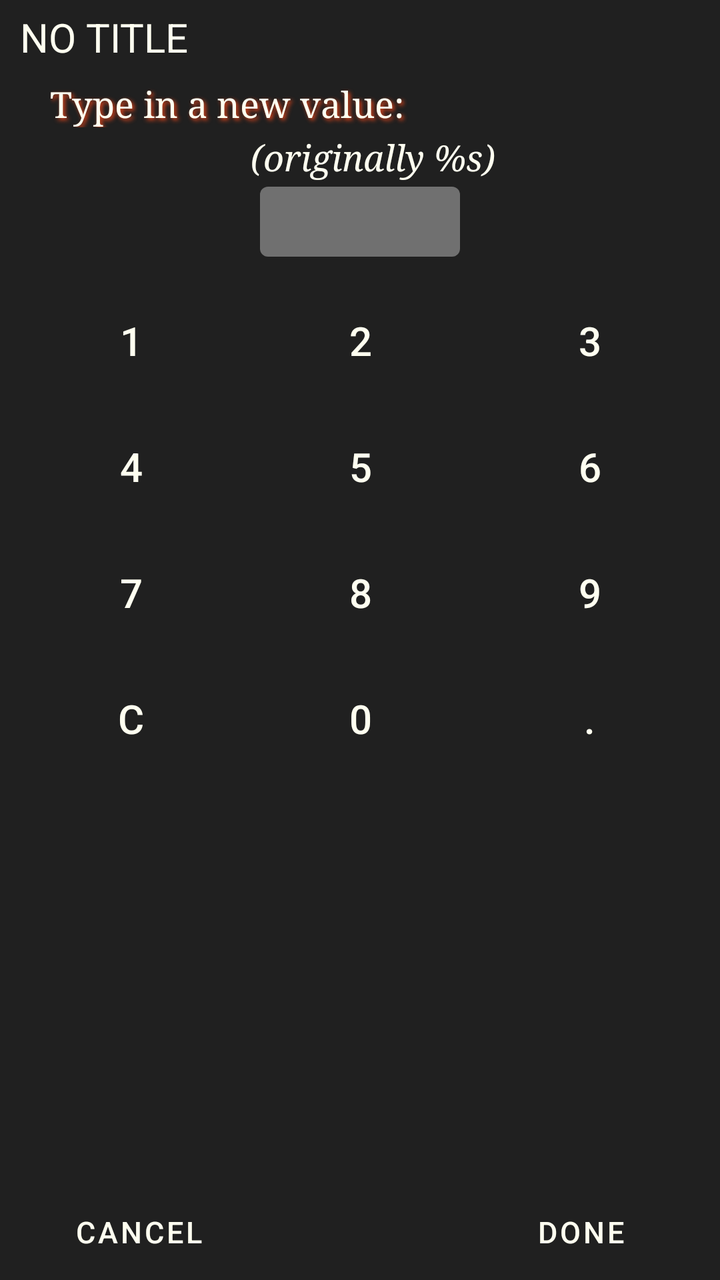
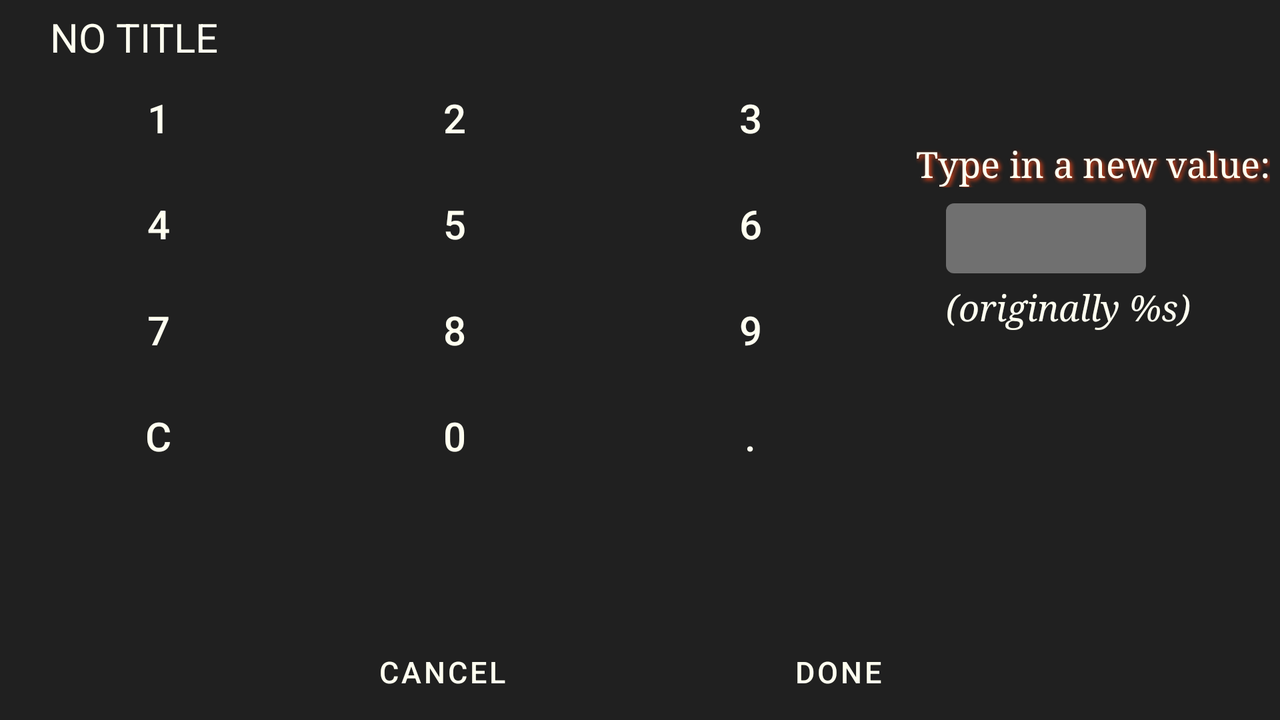

An Android layout and its configuration variant, each rendered on a device that would load it. The default file and the variant file are quoted in full after the pictures.
<!-- AndroidManifest.xml: fallback theme Theme.MaterialComponents.DayNight.NoActionBar -->
<!-- res/layout/enter_a_number.xml -->
<?xml version="1.0" encoding="utf-8"?>
<LinearLayout xmlns:android="http://schemas.android.com/apk/res/android"
	android:layout_width="fill_parent"
	android:layout_height="fill_parent"
	android:orientation="vertical"
	android:background="@color/gray_darkest"
	>

	<RelativeLayout
		android:layout_width="fill_parent"
		android:layout_height="wrap_content" >

		<TextView
			android:id="@+id/enter_a_number_title_tv"
			android:layout_width="wrap_content"
			android:layout_height="wrap_content"
			android:layout_alignParentLeft="true"
			android:layout_alignParentTop="true"
			android:layout_gravity="center_vertical"
			android:layout_marginBottom="3dp"
			android:layout_marginLeft="10dp"
			android:layout_marginRight="3dp"
			android:layout_marginTop="5dp"
			android:text="@string/enter_a_number_default_title"
			style="@style/white_text_large"
			/>

		<ImageView
			android:id="@+id/enter_a_number_logo"
			android:layout_width="wrap_content"
			android:layout_height="wrap_content"
			android:layout_alignParentRight="true"
			android:layout_marginRight="8dp"
			android:layout_marginTop="6dp"
			android:src="@drawable/hpglogo_small" />
	</RelativeLayout>

	<RelativeLayout
		android:layout_width="fill_parent"
		android:layout_height="fill_parent" >

		
		
		

		<Button
			android:id="@+id/enter_a_number_help_butt"
			android:layout_width="wrap_content"
			android:layout_height="wrap_content"
			android:layout_alignParentBottom="true"
			android:layout_centerHorizontal="true"
			android:layout_marginLeft="5dp"
			android:layout_marginRight="5dp"
			android:paddingLeft="15dp"
			android:paddingRight="15dp"
			android:visibility="invisible"
			android:enabled="false"
			android:text="@string/question_mark" />

		<Button
			android:id="@+id/enter_a_number_ok_butt"
			android:layout_width="wrap_content"
			android:layout_height="wrap_content"
			android:layout_alignParentBottom="true"
			android:layout_alignParentRight="true"
			android:layout_marginRight="8dp"
			android:layout_toRightOf="@id/enter_a_number_help_butt"
			android:background="@drawable/button_shiny_black"
			android:textColor="@color/ivory"
			android:textSize="@dimen/font_size_button_default"
			android:enabled="false"
			android:text="@string/done" />

		<Button
			android:id="@+id/enter_a_number_cancel_butt"
			android:layout_width="wrap_content"
			android:layout_height="wrap_content"
			android:layout_alignParentBottom="true"
			android:layout_alignParentLeft="true"
			android:layout_marginLeft="8dp"
			android:layout_toLeftOf="@id/enter_a_number_help_butt"
			android:background="@drawable/button_shiny_black"
			android:textColor="@color/ivory"
			android:textSize="@dimen/font_size_button_default"
			android:text="@string/cancel" />

		<TextView
			android:id="@+id/enter_a_number_instruction_tv"
			style="@style/white_alt_medium"
			android:layout_width="fill_parent"
			android:layout_height="wrap_content"
			android:layout_alignParentLeft="true"
			android:layout_marginLeft="25dp"
			android:layout_marginRight="12dp"
			android:layout_marginTop="5dp"
			android:shadowColor="@color/hpg_orange"
			android:shadowDx="3"
			android:shadowDy="3"
			android:shadowRadius="5"
			android:text="@string/enter_a_number_instruction"
			android:textStyle="normal" />

		<TextView
			android:id="@+id/enter_a_number_value_tv"
			style="@style/white_alt_medium"
			android:layout_width="fill_parent"
			android:layout_height="wrap_content"
			android:layout_alignParentLeft="true"
			android:layout_below="@id/enter_a_number_instruction_tv"
			android:layout_marginLeft="25dp"
			android:layout_marginRight="12dp"
			android:layout_marginTop="3dp"
			android:gravity="center_horizontal"
			android:text="@string/enter_a_number_old_value"
			android:textStyle="normal|italic" />

		<TextView
			android:id="@+id/enter_a_number_display_tv"
			style="@style/white_text_large"
			android:layout_width="100sp"
			android:layout_height="wrap_content"
			android:layout_below="@+id/enter_a_number_value_tv"
			android:layout_centerHorizontal="true"
			android:layout_marginTop="3dp"
			android:background="@drawable/rounded_edges_medium"
			android:paddingBottom="4dp"
			android:paddingLeft="6dp"
			android:paddingRight="6dp"
			android:paddingTop="4dp"
			android:text="" />

		
		
		

		<TableLayout
			android:id="@+id/tableLayout1"
			android:layout_width="wrap_content"
			android:layout_height="wrap_content"
			android:layout_above="@+id/enter_a_number_ok_butt"
			android:layout_below="@+id/enter_a_number_display_tv"
			android:layout_centerHorizontal="true"
			android:layout_margin="8dp"
			android:stretchColumns="*" >

			<TableRow
				android:id="@+id/tableRow1"
				android:layout_width="wrap_content"
				android:layout_height="wrap_content"
				android:layout_marginTop="5dp" >

				<Button
					android:id="@+id/enter_a_number_button1"
					android:layout_width="wrap_content"
					android:layout_height="wrap_content"
					android:layout_margin="5dp"
					android:text="1"
					android:background="@drawable/button_shiny_black"
					android:textSize="@dimen/font_size_large_default"
					style="@style/white_text_large"
					/>

				<Button
					android:id="@+id/enter_a_number_button2"
					android:layout_width="wrap_content"
					android:layout_height="wrap_content"
					android:layout_margin="5dp"
					android:text="2"
					android:background="@drawable/button_shiny_black"
					android:textSize="@dimen/font_size_large_default"
					style="@style/white_text_large"
					/>

				<Button
					android:id="@+id/enter_a_number_button3"
					android:layout_width="wrap_content"
					android:layout_height="wrap_content"
					android:layout_margin="5dp"
					android:text="3"
					android:background="@drawable/button_shiny_black"
					android:textSize="@dimen/font_size_large_default"
					style="@style/white_text_large"
					/>
			</TableRow>

			<TableRow
				android:id="@+id/tableRow2"
				android:layout_width="wrap_content"
				android:layout_height="wrap_content"
				android:layout_marginTop="5dp" >

				<Button
					android:id="@+id/enter_a_number_button4"
					android:layout_width="wrap_content"
					android:layout_height="wrap_content"
					android:layout_margin="5dp"
					android:text="4"
					android:background="@drawable/button_shiny_black"
					android:textSize="@dimen/font_size_large_default"
					style="@style/white_text_large"
					/>

				<Button
					android:id="@+id/enter_a_number_button5"
					android:layout_width="wrap_content"
					android:layout_height="wrap_content"
					android:layout_margin="5dp"
					android:text="5"
					android:background="@drawable/button_shiny_black"
					android:textSize="@dimen/font_size_large_default"
					style="@style/white_text_large"
					/>

				<Button
					android:id="@+id/enter_a_number_button6"
					android:layout_width="wrap_content"
					android:layout_height="wrap_content"
					android:layout_margin="5dp"
					android:text="6"
					android:background="@drawable/button_shiny_black"
					android:textSize="@dimen/font_size_large_default"
					style="@style/white_text_large"
					/>
			</TableRow>

			<TableRow
				android:id="@+id/tableRow3"
				android:layout_width="wrap_content"
				android:layout_height="wrap_content"
				android:layout_marginTop="5dp" >

				<Button
					android:id="@+id/enter_a_number_button7"
					android:layout_width="wrap_content"
					android:layout_height="wrap_content"
					android:layout_margin="5dp"
					android:text="7"
					android:background="@drawable/button_shiny_black"
					android:textSize="@dimen/font_size_large_default"
					style="@style/white_text_large"
					/>

				<Button
					android:id="@+id/enter_a_number_button8"
					android:layout_width="wrap_content"
					android:layout_height="wrap_content"
					android:layout_margin="5dp"
					android:text="8"
					android:background="@drawable/button_shiny_black"
					android:textSize="@dimen/font_size_large_default"
					style="@style/white_text_large"
					/>

				<Button
					android:id="@+id/enter_a_number_button9"
					android:layout_width="wrap_content"
					android:layout_height="wrap_content"
					android:layout_margin="5dp"
					android:text="9"
					android:background="@drawable/button_shiny_black"
					android:textSize="@dimen/font_size_large_default"
					style="@style/white_text_large"
					/>
			</TableRow>

			<TableRow
				android:id="@+id/tableRow4"
				android:layout_width="wrap_content"
				android:layout_height="wrap_content"
				android:layout_marginTop="5dp" >

				<Button
					android:id="@+id/enter_a_number_button_clear"
					android:layout_width="wrap_content"
					android:layout_height="wrap_content"
					android:layout_margin="5dp"
					android:text="@string/clear_short"
					android:background="@drawable/button_shiny_black"
					android:textSize="@dimen/font_size_large_default"
					style="@style/white_text_large"
					/>

				<Button
					android:id="@+id/enter_a_number_button0"
					android:layout_width="wrap_content"
					android:layout_height="wrap_content"
					android:layout_margin="5dp"
					android:text="0"
					android:background="@drawable/button_shiny_black"
					android:textSize="@dimen/font_size_large_default"
					style="@style/white_text_large"
					/>

				<Button
					android:id="@+id/enter_a_number_button_dot"
					android:layout_width="wrap_content"
					android:layout_height="wrap_content"
					android:layout_margin="5dp"
					android:text="@string/decimal_point"
					android:background="@drawable/button_shiny_black"
					android:textSize="@dimen/font_size_large_default"
					style="@style/white_text_large"
					/>
			</TableRow>
		</TableLayout>

	</RelativeLayout>

</LinearLayout>
<!-- resources referenced by this layout -->
<resources>
  <color name="gray_darkest">#202020</color>
  <color name="hpg_orange">#EB461A</color>
  <color name="ivory">#fffff0</color>
  <dimen name="font_size_button_default">15sp</dimen>
  <dimen name="font_size_large_default">20sp</dimen>
  <!-- drawable button_shiny_black (drawable) -->
  <?xml version="1.0" encoding="utf-8"?>
  <selector xmlns:android="http://schemas.android.com/apk/res/android" >
  	<item
  	    android:state_focused="true"
  	    android:state_pressed="false" 
  	    android:drawable="@drawable/button_shiny_black_no_logo_focused"
          />
      	<item
  	    android:state_pressed="true" 
  	    android:drawable="@drawable/button_shiny_black_no_logo_pressed"
          />
  	<item 
          android:state_enabled="false" 
  	    android:drawable="@drawable/button_shiny_black_no_logo_disabled"
          />
  	<item 
  	    android:drawable="@drawable/button_shiny_black_no_logo_normal"
  	/>
  </selector>
  <!-- drawable rounded_edges_medium (drawable) -->
  <?xml version="1.0" encoding="utf-8"?>
  <shape xmlns:android="http://schemas.android.com/apk/res/android" >
  
  	<solid android:color="@color/gray_medium" />
  
  	<corners
  		android:radius="4dp"
  		/>
  
  	<padding
  		android:bottom="0dp"
  		android:left="0dp"
  		android:right="0dp"
  		android:top="0dp" />
  
  
  </shape>
  <string name="cancel">cancel</string>
  <string name="clear_short">C</string>
  <string name="decimal_point">.</string>
  <string name="done">done</string>
  <string name="enter_a_number_default_title">NO TITLE</string>
  <string name="enter_a_number_instruction">Type in a new value\u003a</string>
  <string name="enter_a_number_old_value">(originally %s)</string>
  <string name="question_mark">i</string>
  <style name="white_alt_medium" parent="@android:style/TextAppearance">
  		<item name="android:textColor">@color/ivory</item>
  		<item name="android:textSize">18sp</item>
  		<item name="android:typeface">serif</item>
  	</style>
  <style name="white_text_large" parent="@android:style/TextAppearance">
  		<item name="android:textColor">@color/ivory</item>
  		<item name="android:textSize">20sp</item>
  	</style>
  <!-- drawable button_shiny_black_no_logo_focused: png bitmap (drawable, 3703 bytes) -->
  <!-- drawable button_shiny_black_no_logo_pressed: png bitmap (drawable, 3389 bytes) -->
  <color name="gray_medium">#707070</color>
</resources>
<!-- res/layout-land/enter_a_number.xml (the repository's variant of the layout above) -->
<!-- drawn on the phone turned sideways -->
<?xml version="1.0" encoding="utf-8"?>
<LinearLayout xmlns:android="http://schemas.android.com/apk/res/android"
	android:layout_width="fill_parent"
	android:layout_height="fill_parent"
	android:orientation="vertical"
	android:background="@color/gray_darkest"
	>

	<RelativeLayout
		android:layout_width="fill_parent"
		android:layout_height="wrap_content" >

		<TextView
			android:id="@+id/enter_a_number_title_tv"
			style="@style/white_text_large"
			android:layout_width="wrap_content"
			android:layout_height="wrap_content"
			android:layout_alignParentLeft="true"
			android:layout_alignParentTop="true"
			android:layout_gravity="center_vertical"
			android:layout_marginBottom="3dp"
			android:layout_marginLeft="25dp"
			android:layout_marginRight="3dp"
			android:layout_marginTop="5dp"
			android:text="@string/enter_a_number_default_title" />

		<ImageView
			android:id="@+id/enter_a_number_logo"
			android:layout_width="wrap_content"
			android:layout_height="wrap_content"
			android:layout_alignParentRight="true"
			android:layout_marginRight="8dp"
			android:layout_marginTop="6dp"
			android:src="@drawable/hpglogo_small" />
	</RelativeLayout>

	<RelativeLayout
		android:layout_width="fill_parent"
		android:layout_height="fill_parent"
		>

		
		
		

		<Button
			android:id="@+id/enter_a_number_help_butt"
			android:layout_width="wrap_content"
			android:layout_height="wrap_content"
			android:layout_alignParentBottom="true"
			android:layout_centerHorizontal="true"
			android:layout_marginLeft="5dp"
			android:layout_marginRight="5dp"
			android:paddingLeft="15dp"
			android:paddingRight="15dp"
			android:visibility="invisible"
			android:enabled="false"
			android:text="@string/question_mark" />

		<Button
			android:id="@+id/enter_a_number_ok_butt"
			android:layout_width="wrap_content"
			android:layout_height="wrap_content"
			android:layout_alignParentBottom="true"
			android:layout_marginRight="8dp"
			android:layout_toRightOf="@id/enter_a_number_help_butt"
			android:background="@drawable/button_shiny_black"
			android:enabled="false"
			android:minWidth="100dp"
			android:text="@string/done"
			android:textColor="@color/ivory"
			android:textSize="@dimen/font_size_button_default" />

		<Button
			android:id="@+id/enter_a_number_cancel_butt"
			android:layout_width="wrap_content"
			android:layout_height="wrap_content"
			android:layout_alignParentBottom="true"
			android:layout_marginLeft="8dp"
			android:layout_toLeftOf="@id/enter_a_number_help_butt"
			android:background="@drawable/button_shiny_black"
			android:minWidth="100dp"
			android:text="@string/cancel"
			android:textColor="@color/ivory"
			android:textSize="@dimen/font_size_button_default" />

		<TextView
			android:id="@+id/enter_a_number_instruction_tv"
			style="@style/white_alt_medium"
			android:layout_width="wrap_content"
			android:layout_height="wrap_content"
			android:layout_alignParentRight="true"
			android:layout_marginLeft="12dp"
			android:layout_marginRight="5dp"
			android:layout_marginTop="35dp"
			android:shadowColor="@color/hpg_orange"
			android:shadowDx="3"
			android:shadowDy="3"
			android:shadowRadius="5"
			android:text="@string/enter_a_number_instruction"
			android:textStyle="normal" />

		<TextView
			android:id="@+id/enter_a_number_display_tv"
			style="@style/white_text_large"
			android:layout_width="100sp"
			android:layout_height="wrap_content"
			android:layout_alignLeft="@id/enter_a_number_instruction_tv"
			android:layout_below="@id/enter_a_number_instruction_tv"
			android:layout_marginBottom="5dp"
			android:layout_marginLeft="15dp"
			android:layout_marginTop="8dp"
			android:background="@drawable/rounded_edges_medium"
			android:paddingBottom="4dp"
			android:paddingLeft="6dp"
			android:paddingRight="6dp"
			android:paddingTop="4dp" />

		<TextView
			android:id="@+id/enter_a_number_value_tv"
			style="@style/white_alt_medium"
			android:layout_width="wrap_content"
			android:layout_height="wrap_content"
			android:layout_below="@id/enter_a_number_display_tv"
			android:layout_alignLeft="@id/enter_a_number_instruction_tv"
			android:layout_marginLeft="15dp"
			android:gravity="center_horizontal"
			android:text="@string/enter_a_number_old_value"
			android:textStyle="normal|italic" />

		
		
		

		<TableLayout
			android:id="@+id/tableLayout1"
			android:layout_width="wrap_content"
			android:layout_height="wrap_content"
			android:layout_alignParentLeft="true"
			android:layout_marginLeft="8dp"
			android:layout_toLeftOf="@id/enter_a_number_instruction_tv"
			android:stretchColumns="*" >

			<TableRow
				android:id="@+id/tableRow1"
				android:layout_width="wrap_content"
				android:layout_height="wrap_content"
				android:layout_marginBottom="5dp" >

				<Button
					android:id="@+id/enter_a_number_button1"
					android:layout_width="wrap_content"
					android:layout_height="wrap_content"
					android:layout_marginRight="6dp"
					android:text="1"
					android:background="@drawable/button_shiny_black"
					android:textSize="@dimen/font_size_large_default"
					style="@style/white_text_large"
					/>

				<Button
					android:id="@+id/enter_a_number_button2"
					android:layout_width="wrap_content"
					android:layout_height="wrap_content"
					android:layout_marginRight="6dp"
					android:text="2"
					android:background="@drawable/button_shiny_black"
					android:textSize="@dimen/font_size_large_default"
					style="@style/white_text_large"
					/>

				<Button
					android:id="@+id/enter_a_number_button3"
					android:layout_width="wrap_content"
					android:layout_height="wrap_content"
					android:text="3"
					android:background="@drawable/button_shiny_black"
					android:textSize="@dimen/font_size_large_default"
					style="@style/white_text_large"
					/>
			</TableRow>

			<TableRow
				android:id="@+id/tableRow2"
				android:layout_width="wrap_content"
				android:layout_height="wrap_content"
				android:layout_marginBottom="5dp" >

				<Button
					android:id="@+id/enter_a_number_button4"
					android:layout_width="wrap_content"
					android:layout_height="wrap_content"
					android:layout_marginRight="6dp"
					android:text="4"
					android:background="@drawable/button_shiny_black"
					android:textSize="@dimen/font_size_large_default"
					style="@style/white_text_large"
					/>

				<Button
					android:id="@+id/enter_a_number_button5"
					android:layout_width="wrap_content"
					android:layout_height="wrap_content"
					android:layout_marginRight="6dp"
					android:text="5"
					android:background="@drawable/button_shiny_black"
					android:textSize="@dimen/font_size_large_default"
					style="@style/white_text_large"
					/>

				<Button
					android:id="@+id/enter_a_number_button6"
					android:layout_width="wrap_content"
					android:layout_height="wrap_content"
					android:text="6"
					android:background="@drawable/button_shiny_black"
					android:textSize="@dimen/font_size_large_default"
					style="@style/white_text_large"
					/>
			</TableRow>

			<TableRow
				android:id="@+id/tableRow3"
				android:layout_width="wrap_content"
				android:layout_height="wrap_content"
				android:layout_marginBottom="5dp" >

				<Button
					android:id="@+id/enter_a_number_button7"
					android:layout_width="wrap_content"
					android:layout_height="wrap_content"
					android:layout_marginRight="6dp"
					android:text="7"
					android:background="@drawable/button_shiny_black"
					android:textSize="@dimen/font_size_large_default"
					style="@style/white_text_large"
					/>

				<Button
					android:id="@+id/enter_a_number_button8"
					android:layout_width="wrap_content"
					android:layout_height="wrap_content"
					android:layout_marginRight="6dp"
					android:text="8"
					android:background="@drawable/button_shiny_black"
					android:textSize="@dimen/font_size_large_default"
					style="@style/white_text_large"
					/>

				<Button
					android:id="@+id/enter_a_number_button9"
					android:layout_width="wrap_content"
					android:layout_height="wrap_content"
					android:text="9"
					android:background="@drawable/button_shiny_black"
					android:textSize="@dimen/font_size_large_default"
					style="@style/white_text_large"
					/>
			</TableRow>

			<TableRow
				android:id="@+id/tableRow4"
				android:layout_width="wrap_content"
				android:layout_height="wrap_content" >

				<Button
					android:id="@+id/enter_a_number_button_clear"
					android:layout_width="wrap_content"
					android:layout_height="wrap_content"
					android:layout_marginRight="6dp"
					android:text="@string/clear_short"
					android:background="@drawable/button_shiny_black"
					android:textSize="@dimen/font_size_large_default"
					style="@style/white_text_large"
					/>

				<Button
					android:id="@+id/enter_a_number_button0"
					android:layout_width="wrap_content"
					android:layout_height="wrap_content"
					android:layout_marginRight="6dp"
					android:text="0"
					android:background="@drawable/button_shiny_black"
					android:textSize="@dimen/font_size_large_default"
					style="@style/white_text_large"
					/>

				<Button
					android:id="@+id/enter_a_number_button_dot"
					style="@style/white_text_large"
					android:layout_width="wrap_content"
					android:layout_height="wrap_content"
					android:background="@drawable/button_shiny_black"
					android:text="@string/decimal_point"
					android:textSize="@dimen/font_size_large_default" />

			</TableRow>
		</TableLayout>

	</RelativeLayout>

</LinearLayout>
